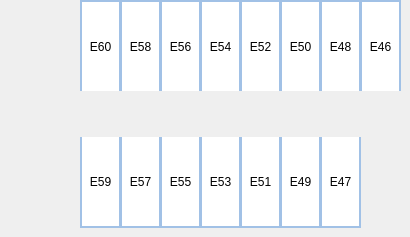
        <widget class="QWidget" name="Piso4">
         <widget class="QPushButton" name="espacio60">
          <property name="geometry">
           <rect>
            <x>80</x>
            <y>0</y>
            <width>41</width>
            <height>91</height>
           </rect>
          </property>
          <property name="styleSheet">
           <string notr="true">QPushButton{
	border-top: 2px solid #A1C1E6;
	border-right: 2px solid #A1C1E6;
	border-left: 2px solid #A1C1E6;
	border-bottom: none;
	background-color: white;
}

QPushButton:Hover{
	border:2px solid #aaff7f;
}</string>
          </property>
          <property name="text">
           <string>E60</string>
          </property>
         </widget>
         <widget class="QPushButton" name="espacio59">
          <property name="geometry">
           <rect>
            <x>80</x>
            <y>137</y>
            <width>41</width>
            <height>91</height>
           </rect>
          </property>
          <property name="styleSheet">
           <string notr="true">QPushButton{
	border-top: none;
	border-right: 2px solid #A1C1E6;
	border-left: 2px solid #A1C1E6;
	border-bottom: 2px solid #A1C1E6;
	background-color: white;
}

QPushButton:Hover{
	border:2px solid #aaff7f;
}</string>
          </property>
          <property name="text">
           <string>E59</string>
          </property>
         </widget>
         <widget class="QPushButton" name="espacio54">
          <property name="geometry">
           <rect>
            <x>200</x>
            <y>0</y>
            <width>41</width>
            <height>91</height>
           </rect>
          </property>
          <property name="styleSheet">
           <string notr="true">QPushButton{
	border-top: 2px solid #A1C1E6;
	border-right: 2px solid #A1C1E6;
	border-left: 2px solid #A1C1E6;
	border-bottom: none;
	background-color: white;
}

QPushButton:Hover{
	border:2px solid #aaff7f;
}</string>
          </property>
          <property name="text">
           <string>E54</string>
          </property>
         </widget>
         <widget class="QPushButton" name="espacio53">
          <property name="geometry">
           <rect>
            <x>200</x>
            <y>137</y>
            <width>41</width>
            <height>91</height>
           </rect>
          </property>
          <property name="styleSheet">
           <string notr="true">QPushButton{
	border-top: none;
	border-right: 2px solid #A1C1E6;
	border-left: 2px solid #A1C1E6;
	border-bottom: 2px solid #A1C1E6;
	background-color: white;
}

QPushButton:Hover{
	border:2px solid #aaff7f;
}</string>
          </property>
          <property name="text">
           <string>E53</string>
          </property>
         </widget>
         <widget class="QPushButton" name="espacio47">
          <property name="geometry">
           <rect>
            <x>320</x>
            <y>137</y>
            <width>41</width>
            <height>91</height>
           </rect>
          </property>
          <property name="styleSheet">
           <string notr="true">QPushButton{
	border-top: none;
	border-right: 2px solid #A1C1E6;
	border-left: 2px solid #A1C1E6;
	border-bottom: 2px solid #A1C1E6;
	background-color: white;
}

QPushButton:Hover{
	border:2px solid #aaff7f;
}</string>
          </property>
          <property name="text">
           <string>E47</string>
          </property>
         </widget>
         <widget class="QPushButton" name="espacio46">
          <property name="enabled">
           <bool>true</bool>
          </property>
          <property name="geometry">
           <rect>
            <x>360</x>
            <y>0</y>
            <width>41</width>
            <height>91</height>
           </rect>
          </property>
          <property name="styleSheet">
           <string notr="true">QPushButton{
	border-top: 2px solid #A1C1E6;
	border-right: 2px solid #A1C1E6;
	border-left: 2px solid #A1C1E6;
	border-bottom: none;
	background-color: white;
}

QPushButton:Hover{
	border:2px solid #aaff7f;
}</string>
          </property>
          <property name="text">
           <string>E46</string>
          </property>
         </widget>
         <widget class="QPushButton" name="espacio48">
          <property name="geometry">
           <rect>
            <x>320</x>
            <y>0</y>
            <width>41</width>
            <height>91</height>
           </rect>
          </property>
          <property name="styleSheet">
           <string notr="true">QPushButton{
	border-top: 2px solid #A1C1E6;
	border-right: 2px solid #A1C1E6;
	border-left: 2px solid #A1C1E6;
	border-bottom: none;
	background-color: white;
}

QPushButton:Hover{
	border:2px solid #aaff7f;
}
</string>
          </property>
          <property name="text">
           <string>E48</string>
          </property>
         </widget>
         <widget class="QPushButton" name="espacio49">
          <property name="geometry">
           <rect>
            <x>280</x>
            <y>137</y>
            <width>41</width>
            <height>91</height>
           </rect>
          </property>
          <property name="styleSheet">
           <string notr="true">QPushButton{
	border-top: none;
	border-right: 2px solid #A1C1E6;
	border-left: 2px solid #A1C1E6;
	border-bottom: 2px solid #A1C1E6;
	background-color: white;
}

QPushButton:Hover{
	border:2px solid #aaff7f;
}</string>
          </property>
          <property name="text">
           <string>E49</string>
          </property>
         </widget>
         <widget class="QPushButton" name="espacio52">
          <property name="geometry">
           <rect>
            <x>240</x>
            <y>0</y>
            <width>41</width>
            <height>91</height>
           </rect>
          </property>
          <property name="styleSheet">
           <string notr="true">QPushButton{
	border-top: 2px solid #A1C1E6;
	border-right: 2px solid #A1C1E6;
	border-left: 2px solid #A1C1E6;
	border-bottom: none;
	background-color: white;
}

QPushButton:Hover{
	border:2px solid #aaff7f;
}</string>
          </property>
          <property name="text">
           <string>E52</string>
          </property>
         </widget>
         <widget class="QPushButton" name="espacio50">
          <property name="geometry">
           <rect>
            <x>280</x>
            <y>0</y>
            <width>41</width>
            <height>91</height>
           </rect>
          </property>
          <property name="styleSheet">
           <string notr="true">QPushButton{
	border-top: 2px solid #A1C1E6;
	border-right: 2px solid #A1C1E6;
	border-left: 2px solid #A1C1E6;
	border-bottom: none;
	background-color: white;
}

QPushButton:Hover{
	border:2px solid #aaff7f;
}</string>
          </property>
          <property name="text">
           <string>E50</string>
          </property>
         </widget>
         <widget class="QPushButton" name="espacio51">
          <property name="geometry">
           <rect>
            <x>240</x>
            <y>137</y>
            <width>41</width>
            <height>91</height>
           </rect>
          </property>
          <property name="styleSheet">
           <string notr="true">QPushButton{
	border-top: none;
	border-right: 2px solid #A1C1E6;
	border-left: 2px solid #A1C1E6;
	border-bottom: 2px solid #A1C1E6;
	background-color: white;
}

QPushButton:Hover{
	border:2px solid #aaff7f;
}</string>
          </property>
          <property name="text">
           <string>E51</string>
          </property>
         </widget>
         <widget class="QPushButton" name="espacio55">
          <property name="geometry">
           <rect>
            <x>160</x>
            <y>137</y>
            <width>41</width>
            <height>91</height>
           </rect>
          </property>
          <property name="styleSheet">
           <string notr="true">QPushButton{
	border-top: none;
	border-right: 2px solid #A1C1E6;
	border-left: 2px solid #A1C1E6;
	border-bottom: 2px solid #A1C1E6;
	background-color: white;
}

QPushButton:Hover{
	border:2px solid #aaff7f;
}</string>
          </property>
          <property name="text">
           <string>E55</string>
          </property>
         </widget>
         <widget class="QPushButton" name="espacio57">
          <property name="geometry">
           <rect>
            <x>120</x>
            <y>137</y>
            <width>41</width>
            <height>91</height>
           </rect>
          </property>
          <property name="styleSheet">
           <string notr="true">QPushButton{
	border-top: none;
	border-right: 2px solid #A1C1E6;
	border-left: 2px solid #A1C1E6;
	border-bottom: 2px solid #A1C1E6;
	background-color: white;
}

QPushButton:Hover{
	border:2px solid #aaff7f;
}</string>
          </property>
          <property name="text">
           <string>E57</string>
          </property>
         </widget>
         <widget class="QPushButton" name="espacio58">
          <property name="geometry">
           <rect>
            <x>120</x>
            <y>0</y>
            <width>41</width>
            <height>91</height>
           </rect>
          </property>
          <property name="styleSheet">
           <string notr="true">QPushButton{
	border-top: 2px solid #A1C1E6;
	border-right: 2px solid #A1C1E6;
	border-left: 2px solid #A1C1E6;
	border-bottom: none;
	background-color: white;
}

QPushButton:Hover{
	border:2px solid #aaff7f;
}</string>
          </property>
          <property name="text">
           <string>E58</string>
          </property>
         </widget>
         <widget class="QPushButton" name="espacio56">
          <property name="geometry">
           <rect>
            <x>160</x>
            <y>0</y>
            <width>41</width>
            <height>91</height>
           </rect>
          </property>
          <property name="styleSheet">
           <string notr="true">QPushButton{
	border-top: 2px solid #A1C1E6;
	border-right: 2px solid #A1C1E6;
	border-left: 2px solid #A1C1E6;
	border-bottom: none;
	background-color: white;
}

QPushButton:Hover{
	border:2px solid #aaff7f;
}</string>
          </property>
          <property name="text">
           <string>E56</string>
          </property>
         </widget>
        </widget>
